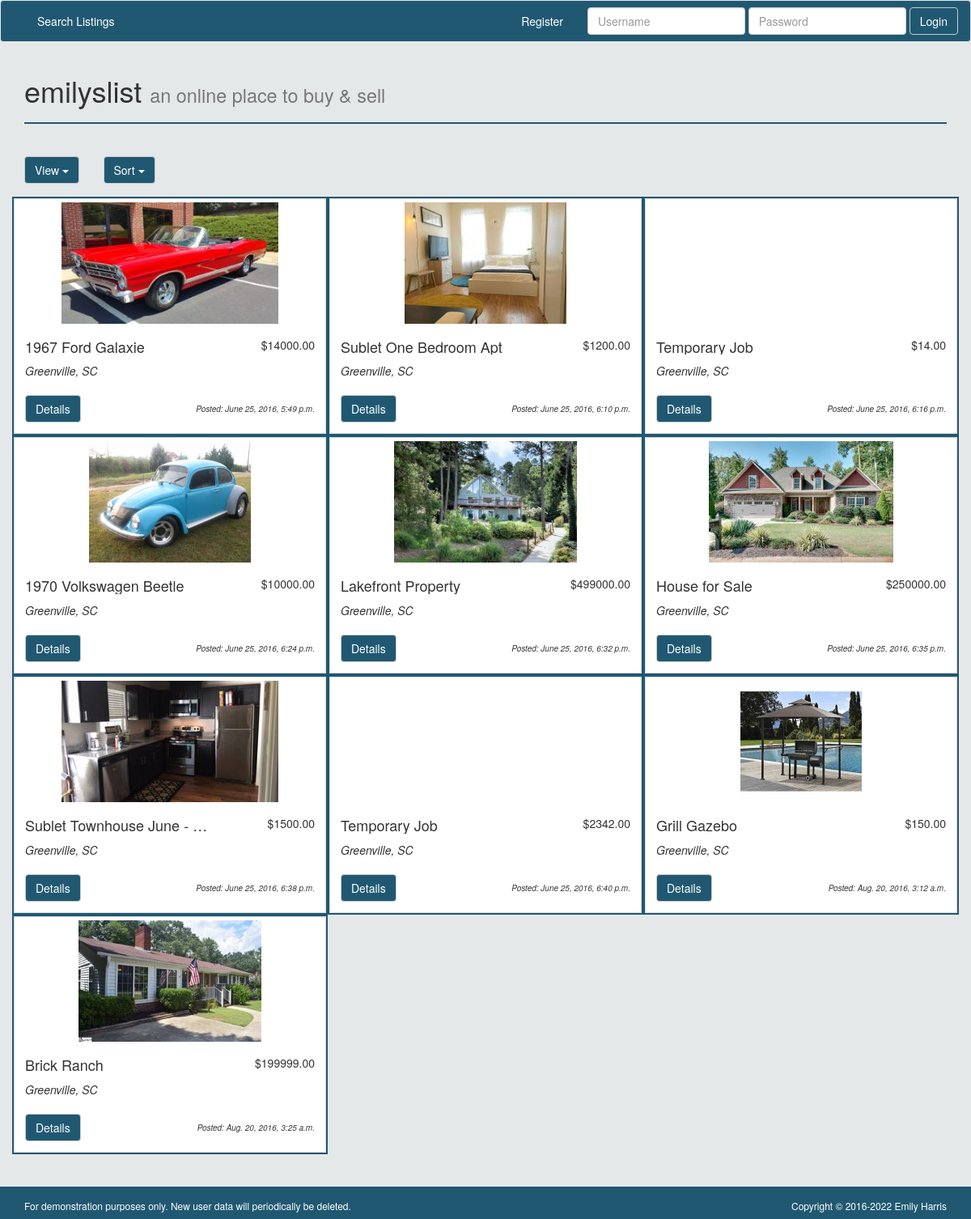
Page /city_list/1/gallery/ on the committed database.
### classifieds/models.py (models this page shows)
class Listing(models.Model):
    user = models.ForeignKey('auth.User', on_delete=models.PROTECT)
    title = models.CharField(max_length=50)
    price = models.DecimalField(decimal_places=2, max_digits=15)
    location = models.ForeignKey(Region, on_delete=models.PROTECT)
    created = models.DateTimeField(auto_now_add=True)
    body = models.TextField()
    photo = models.ImageField(upload_to="item_photos", null=True, blank=True)
    category=models.ForeignKey(Category, on_delete=models.PROTECT)
    @property
    def photo_url(self):
        if self.photo:
            return self.photo.url
        return "http://www.clker.com/cliparts/f/Z/G/4/h/Q/no-image-available-md.png"

class Region(models.Model):
    location = models.CharField(max_length=50)
    def __str__(self):
        return self.location

### classifieds/views.py (the view)
# urls.py: url(r'^city_list/(?P<pk>\w+)/gallery/$', CityListGalleryView.as_view(), name='city_list_gallery_view'),
class CityListGalleryView(ListView):
    model = Listing
    template_name = 'classifieds/city_list_gallery.html'
    def get_queryset(self, **kwargs):
        city_id = self.kwargs.get('pk')
        sort = self.request.GET.get('sort')
        if sort:
            return Listing.objects.filter(location=city_id).order_by(sort)
        else:
            return Listing.objects.filter(location=city_id)
    def get_context_data(self, **kwargs):
        context = super().get_context_data(**kwargs)
        context['city_id'] = self.kwargs.get('pk')
        return context

### templates/classifieds/city_list_gallery.html (shortened to what this page needs)
{% extends "base.html" %}
{% block content %}
<div class="row">
  <div class="col-sm-1 dropdown-button">
    <div class="dropdown">
      <button class="btn btn-default dropdown-toggle" type="button" id="dropdownMenu1" data-toggle="dropdown" aria-haspopup="true" aria-expanded="true">
        View
        <span class="caret"></span>
      </button>
    </div>
    <br><br>
  </div>
  <div class="col-sm-1 dropdown-button">
    <div class="dropdown">
      <button class="btn btn-default dropdown-toggle" type="button" id="dropdownMenu1" data-toggle="dropdown" aria-haspopup="true" aria-expanded="true">
        Sort
        <span class="caret"></span>
      </button>
    </div>
    <br><br>
  </div>
</div>
<div class="row">
  {% for object in object_list %}
  <div class="col-sm-6 col-md-4 gallery-box">
    <div class="thumbnail">
      <div class="gallery-image">
        <img class='gallery-image' src="{{ object.photo_url }}" alt="">
      </div>
      <div class="caption">
        <div class="row">
          <div class="col-sm-8">
            <h4 class='listing-name'>{{object.title}}</h4>
          </div>
          <div class="col-sm-4">
            <h5 class='price'>${{object.price}}</h5>
          </div>
        </div>
        <div><em>{{object.location}}</em></div>
        <br>
        <div class="row">
          <div class="col-sm-4">
            <a href="{% url 'listing_detail_view' object.pk %}" class="btn btn-default" role="button">Details</a>
          </div>
          <div class="col-sm-8">
            <div class='posted'> Posted: {{object.created}} </div>
          </div>
        </div>
      </div>
    </div>
  </div>
  {% endfor %}
</div>
<br><br>
{% endblock %}

### classifieds/static/classifieds/css/main.css (style rules this page uses)
html, body { height: 100%; }
body { background-color: #e5e8e9 }
.thumbnail { margin-bottom: 0px; }
.btn-default { color: white; background-color: #205872 }
a { color: #205872; }
.gallery-box { border-style: solid; border-width: 2px; border-color: #205872; padding: 0px; }
.gallery-image { height: 150px; text-align: center; }
.dropdown-button { height: 50px; margin-top: 20px; }
.price { text-align: right; }
.posted { text-align: right; padding-top: 10px; font-size: 10px; font-style: italic; }
.listing-name { white-space: nowrap; text-overflow: ellipsis; overflow:hidden; }

### rows in the picture
Listing: photo_url (picture), title "1967 Ford Galaxie", price "14000.00", location "Greenville, SC", created "June 25, 2016, 5:49 p.m."
Listing: photo_url (picture), title "Sublet One Bedroom Apt", price "1200.00", location "Greenville, SC", created "June 25, 2016, 6:10 p.m."
Listing: title "Temporary Job", price "14.00", location "Greenville, SC", created "June 25, 2016, 6:16 p.m."
Listing: photo_url (picture), title "1970 Volkswagen Beetle", price "10000.00", location "Greenville, SC", created "June 25, 2016, 6:24 p.m."
Listing: photo_url (picture), title "Lakefront Property", price "499000.00", location "Greenville, SC", created "June 25, 2016, 6:32 p.m."
Listing: photo_url (picture), title "House for Sale", price "250000.00", location "Greenville, SC", created "June 25, 2016, 6:35 p.m."
Listing: photo_url (picture), title "Sublet Townhouse June -…", price "1500.00", location "Greenville, SC", created "June 25, 2016, 6:38 p.m."
Listing: title "Temporary Job", price "2342.00", location "Greenville, SC", created "June 25, 2016, 6:40 p.m."
Listing: photo_url (picture), title "Grill Gazebo", price "150.00", location "Greenville, SC", created "Aug. 20, 2016, 3:12 a.m."
Listing: photo_url (picture), title "Brick Ranch", price "199999.00", location "Greenville, SC", created "Aug. 20, 2016, 3:25 a.m."
